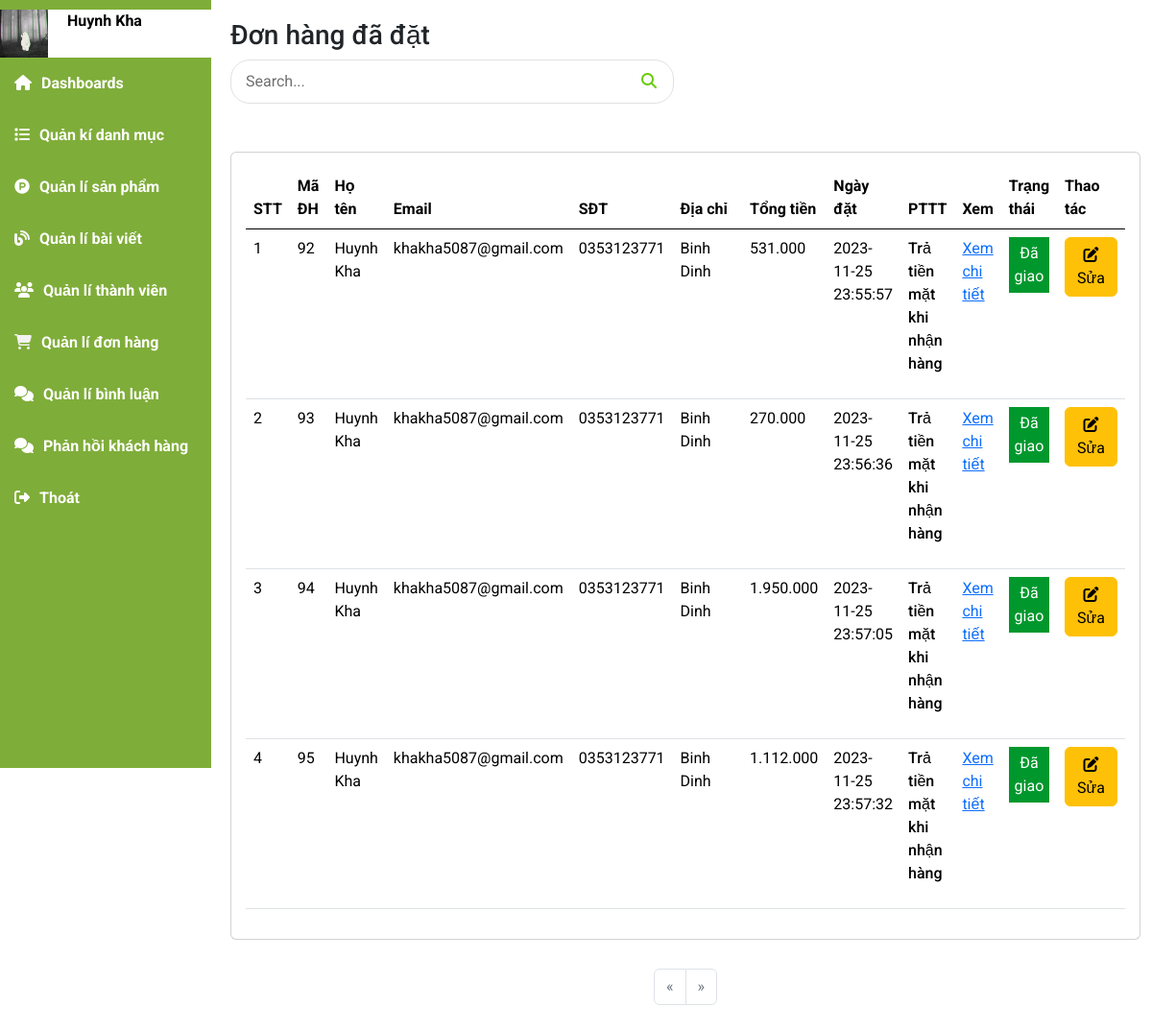
The page /index.php?mod=admin&act=admin_donhang (signed in) on the database its author committed.
### tables this page shows
CREATE TABLE `donhang` (
  `MaDH` int NOT NULL,
  `HoTen` varchar(50) NOT NULL,
  `Email` varchar(50) NOT NULL,
  `SoDienThoai` varchar(50) NOT NULL,
  `DiaChi` varchar(255) NOT NULL,
  `GhiChu` text NOT NULL,
  `TongTien` int NOT NULL DEFAULT '0',
  `NgayDat` datetime NOT NULL DEFAULT CURRENT_TIMESTAMP,
  `MaTK` int NOT NULL,
  `PhuongThucTT` tinyint NOT NULL DEFAULT '1' COMMENT '1.Trả tiền mặt khi nhận hàng 2. Thanh toán bằng VNPAY 3.Thanh toan vi momo',
  `TrangThai` tinyint(1) NOT NULL DEFAULT '0' COMMENT '0.Đơn hàng mới 1.Đang xử lý 2. xác nhận đơn hàng 3.Đang giao hàng 4.Đã giao 5.Đã hủy 6.Giao hàng thất bại',
  `MaDHRandom` varchar(20) NOT NULL
);

### model/m_pdo.php (called while the page is built, shortened)
<?php
function pdo_get_connection(){
    $dburl = "mysql:host=localhost;dbname=organic;charset=utf8";
    $username = 'root';
    $password = '';
    $conn = new PDO($dburl, $username, $password);
    $conn->setAttribute(PDO::ATTR_ERRMODE, PDO::ERRMODE_EXCEPTION);
    return $conn;
}
function pdo_query($sql){
    $sql_args = array_slice(func_get_args(), 1);
    try{
        $conn = pdo_get_connection();
        $stmt = $conn->prepare($sql);
        $stmt->execute($sql_args);
        $rows = $stmt->fetchAll();
        return $rows;
    }
    catch(PDOException $e){
        throw $e;
    }
    finally{
        unset($conn);
    }
}
function pdo_query_value($sql){
    $sql_args = array_slice(func_get_args(), 1);
    try{
        $conn = pdo_get_connection();
        $stmt = $conn->prepare($sql);
        $stmt->execute($sql_args);
        $row = $stmt->fetch(PDO::FETCH_ASSOC);
        return array_values($row)[0];
    }
    catch(PDOException $e){
        throw $e;
    }
    finally{
        unset($conn);
    }
}

### model/m_admin.php (called while the page is built, shortened)
<?php
    include_once 'model/m_pdo.php';
        function get_donhangadmin($keyword,$page=1){
            $BatDau = ($page - 1) * 6;
            return pdo_query("SELECT * FROM donhang WHERE
                CASE
                    WHEN TrangThai = 0 THEN 'Đơn hàng mới'
                    WHEN TrangThai = 1 THEN 'Đang xử lý'
                    WHEN TrangThai = 2 THEN 'Đang giao hàng'
                    WHEN TrangThai = 3 THEN 'Đã giao'
                    WHEN TrangThai = 3 THEN 'Đã hủy'
                END
                LIKE '%$keyword%' OR HoTen LIKE '%$keyword%' LIMIT $BatDau,6");
        }
        function order_adminPage(){
            return pdo_query_value("SELECT COUNT(*) FROM donhang");
        }
?>

### view/admin/v_admin_donhang.php (the view, shortened to what this page needs)
<div class="main-content">
    <h3 class="title-page">
        Đơn hàng đã đặt
    </h3>
    <div class="row">
        <div class="col-md-6">
            <div class="blog__sidebar__search">
                <form action="index.php?mod=admin&act=admin_donhang" method="post">
                    <input type="text" name="keyword" placeholder="Search...">
                    <button type="submit" name="search_product"><i class="fa-solid fa-magnifying-glass" style="color: #69cc05;"></i></button>
                </form>
            </div>
        </div>
        <div class="col-md-6">
        </div>
    </div>
    <section class="row">
        <div class="col-sm-12 col-md-12 col xl-12">
            <div class="card chart">
                <table class="table">
                    <thead>
                        <tr>
                            <th>STT</th>
                            <th>Mã ĐH</th>
                            <th>Họ tên</th>
                            <th>Email</th>
                            <th>SĐT</th>
                            <th>Địa chỉ</th>
                            <th>Tổng tiền</th>
                            <th>Ngày đặt</th>
                            <th>PTTT</th>
                            <th>Xem</th>
                            <th>Trạng thái</th>
                            <th>Thao tác</th>
                        </tr>
                    </thead>
                    <tbody>
                        <?php
                            $stt = 1;
                            foreach($donghangall as $order):
                        ?>
                        <tr>
                            <td><?=$stt?></td>
                            <td><?=$order['MaDH']?></td>
                            <td><?=$order['HoTen']?></td>
                            <td><?=$order['Email']?></td>
                            <td><?=$order['SoDienThoai']?></td>
                            <td style="width:100px"><?=$order['DiaChi']?></td>
                            <td><?=number_format($order['TongTien'],"0",",",".")?></td>
                            <td><?=$order['NgayDat']?></td>
                            <td>
                                <?php
                                    switch ($order['PhuongThucTT']) {
                                        case '1':
                                            echo '<p style="font-weight: 500;">Trả tiền mặt khi nhận hàng</p>';
                                            break;
                                    }
                                ?>
                            </td>
                            <td><a href="index.php?mod=admin&act=donhang_detail&MaDH=<?=$order['MaDH']?>">Xem chi tiết</a></td>
                            <td>
                                <?php
                                    switch ($order['TrangThai']) {
                                        case '4':
                                            echo '<p style="text-align: center; color:#fff; padding:5px 5px; background-color: #00982d;">Đã giao</p>';
                                            break;
                                    }
                                ?>
                            </td>
                            <td>
                                <a href="index.php?mod=admin&act=admin_edit_donhang&MaDH=<?=$order['MaDH']?>" class="btn btn-warning"><i class="fa-solid fa-pen-to-square"></i> Sửa</a>
                            </td>
                        </tr>
                        <?php
                            $stt++;
                            endforeach;
                        ?>
                    </tbody>
                </table>
            </div>
        </div>
    </section>
    <div class="admin__pagein">
        <ul class="pagination">
            <li class="page-item <?= ($page <= 1) ? "disabled" : ""?>">
                <a class="page-link" href="index.php?mod=admin&act=admin_donhang&page=<?=$page-1?>" aria-label="Previous">
                    <span aria-hidden="true">&laquo;</span>
                </a>
            </li>
                <li class="page-item <?= ($page >= $SoTrang) ? "disabled" : ""?>">
                <a class="page-link" href="index.php?mod=admin&act=admin_donhang&page=<?=$page+1?>" aria-label="Next">
                    <span aria-hidden="true">&raquo;</span>
                </a>
            </li>
        </ul>
    </div>
</div>

### view/css/admin.css (style rules this page uses)
* { padding: 0; margin: 0; box-sizing: border-box; font-family: 'Roboto', sans-serif; }
body { background-color: #e6e6e6; }
.main-content { padding-left: 240px; padding-bottom: 20px; }
.main-content .title-page { padding-top: 20px; }
.chart { padding: 15px; border-radius: 10px; }
.admin__pagein { display: flex; justify-content: center; padding-top: 30px; }
.blog__sidebar__search { margin-bottom: 50px; }
.blog__sidebar__search form { position: relative; }
.blog__sidebar__search form input { width: 100%; height: 46px; font-size: 16px; color: #6f6f6f; padding-left: 15px; border: 1px solid #e1e1e1; border-radius: 20px; }
.blog__sidebar__search form input::placeholder { color: #6f6f6f; }
.blog__sidebar__search form button { font-size: 16px; color: #6f6f6f; background: transparent; border: none; position: absolute; right: 0; top: 0; height: 100%; padding: 0px 18px; }

### rows shown on the page
donhang: MaDH "92", HoTen "Huynh Kha", Email "khakha5087@gmail.com", SoDienThoai "0353123771", DiaChi "Binh Dinh", TongTien "531.000", NgayDat "2023-11-25 23:55:57", PhuongThucTT "Trả tiền mặt khi nhận hàng", TrangThai "Đã giao"
donhang: MaDH "93", HoTen "Huynh Kha", Email "khakha5087@gmail.com", SoDienThoai "0353123771", DiaChi "Binh Dinh", TongTien "270.000", NgayDat "2023-11-25 23:56:36", PhuongThucTT "Trả tiền mặt khi nhận hàng", TrangThai "Đã giao"
donhang: MaDH "94", HoTen "Huynh Kha", Email "khakha5087@gmail.com", SoDienThoai "0353123771", DiaChi "Binh Dinh", TongTien "1.950.000", NgayDat "2023-11-25 23:57:05", PhuongThucTT "Trả tiền mặt khi nhận hàng", TrangThai "Đã giao"
donhang: MaDH "95", HoTen "Huynh Kha", Email "khakha5087@gmail.com", SoDienThoai "0353123771", DiaChi "Binh Dinh", TongTien "1.112.000", NgayDat "2023-11-25 23:57:32", PhuongThucTT "Trả tiền mặt khi nhận hàng", TrangThai "Đã giao"

### other values the page prints
$_SESSION['user']['HoTen'] "Huynh Kha"
